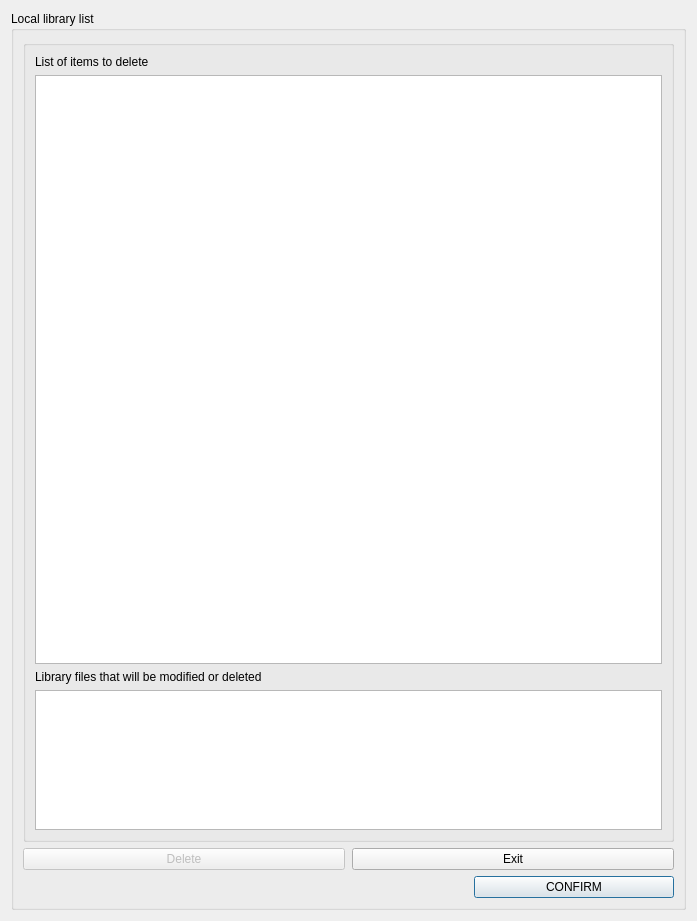
<?xml version="1.0" encoding="UTF-8"?>
<ui version="4.0">
 <class>LibraryPart</class>
 <widget class="QDialog" name="LibraryPart">
  <property name="geometry">
   <rect>
    <x>0</x>
    <y>0</y>
    <width>697</width>
    <height>921</height>
   </rect>
  </property>
  <property name="sizePolicy">
   <sizepolicy hsizetype="Preferred" vsizetype="Preferred">
    <horstretch>0</horstretch>
    <verstretch>0</verstretch>
   </sizepolicy>
  </property>
  <property name="windowTitle">
   <string>Cable Library</string>
  </property>
  <layout class="QVBoxLayout" name="verticalLayout">
   <item>
    <widget class="QGroupBox" name="groupBox">
     <property name="sizePolicy">
      <sizepolicy hsizetype="Preferred" vsizetype="Expanding">
       <horstretch>0</horstretch>
       <verstretch>0</verstretch>
      </sizepolicy>
     </property>
     <property name="title">
      <string>Local library list</string>
     </property>
     <layout class="QVBoxLayout" name="verticalLayout_4">
      <item>
       <widget class="QGroupBox" name="detailsBox">
        <property name="sizePolicy">
         <sizepolicy hsizetype="Preferred" vsizetype="Expanding">
          <horstretch>0</horstretch>
          <verstretch>0</verstretch>
         </sizepolicy>
        </property>
        <property name="minimumSize">
         <size>
          <width>0</width>
          <height>0</height>
         </size>
        </property>
        <property name="maximumSize">
         <size>
          <width>16777215</width>
          <height>16777215</height>
         </size>
        </property>
        <property name="title">
         <string/>
        </property>
        <layout class="QVBoxLayout" name="verticalLayout_3">
         <item>
          <widget class="QLabel" name="label">
           <property name="text">
            <string>List of items to delete</string>
           </property>
          </widget>
         </item>
         <item>
          <widget class="QTreeView" name="tree">
           <property name="sizePolicy">
            <sizepolicy hsizetype="Expanding" vsizetype="Expanding">
             <horstretch>0</horstretch>
             <verstretch>0</verstretch>
            </sizepolicy>
           </property>
           <property name="minimumSize">
            <size>
             <width>0</width>
             <height>200</height>
            </size>
           </property>
          </widget>
         </item>
         <item>
          <widget class="QLabel" name="fieListLabel">
           <property name="text">
            <string>Library files that will be modified or deleted</string>
           </property>
           <property name="margin">
            <number>0</number>
           </property>
          </widget>
         </item>
         <item>
          <widget class="QListView" name="fileList">
           <property name="sizePolicy">
            <sizepolicy hsizetype="Expanding" vsizetype="Expanding">
             <horstretch>0</horstretch>
             <verstretch>0</verstretch>
            </sizepolicy>
           </property>
           <property name="minimumSize">
            <size>
             <width>0</width>
             <height>0</height>
            </size>
           </property>
           <property name="maximumSize">
            <size>
             <width>16777215</width>
             <height>140</height>
            </size>
           </property>
          </widget>
         </item>
        </layout>
       </widget>
      </item>
      <item>
       <layout class="QHBoxLayout" name="horizontalLayout_3" stretch="0,3">
        <property name="spacing">
         <number>100</number>
        </property>
        <item>
         <layout class="QHBoxLayout" name="horizontalLayout">
          <property name="spacing">
           <number>7</number>
          </property>
          <property name="sizeConstraint">
           <enum>QLayout::SetDefaultConstraint</enum>
          </property>
          <property name="rightMargin">
           <number>0</number>
          </property>
         </layout>
        </item>
        <item>
         <layout class="QHBoxLayout" name="horizontalLayout_2">
          <property name="spacing">
           <number>7</number>
          </property>
          <item>
           <widget class="QPushButton" name="runButton">
            <property name="enabled">
             <bool>false</bool>
            </property>
            <property name="text">
             <string>Delete</string>
            </property>
            <property name="checkable">
             <bool>false</bool>
            </property>
            <property name="checked">
             <bool>false</bool>
            </property>
            <property name="autoExclusive">
             <bool>false</bool>
            </property>
            <property name="autoDefault">
             <bool>false</bool>
            </property>
            <property name="flat">
             <bool>false</bool>
            </property>
           </widget>
          </item>
          <item>
           <widget class="QPushButton" name="cancelButton">
            <property name="text">
             <string>Exit</string>
            </property>
            <property name="autoDefault">
             <bool>false</bool>
            </property>
           </widget>
          </item>
         </layout>
        </item>
       </layout>
      </item>
      <item>
       <layout class="QHBoxLayout" name="messageLayout">
        <item>
         <widget class="QLabel" name="infoMessage">
          <property name="enabled">
           <bool>true</bool>
          </property>
          <property name="font">
           <font>
            <pointsize>12</pointsize>
            <bold>false</bold>
           </font>
          </property>
          <property name="text">
           <string/>
          </property>
          <property name="wordWrap">
           <bool>true</bool>
          </property>
         </widget>
        </item>
        <item>
         <widget class="QPushButton" name="overwriteButton">
          <property name="maximumSize">
           <size>
            <width>200</width>
            <height>16777215</height>
           </size>
          </property>
          <property name="text">
           <string>CONFIRM</string>
          </property>
         </widget>
        </item>
       </layout>
      </item>
     </layout>
    </widget>
   </item>
  </layout>
 </widget>
 <resources/>
 <connections/>
</ui>
